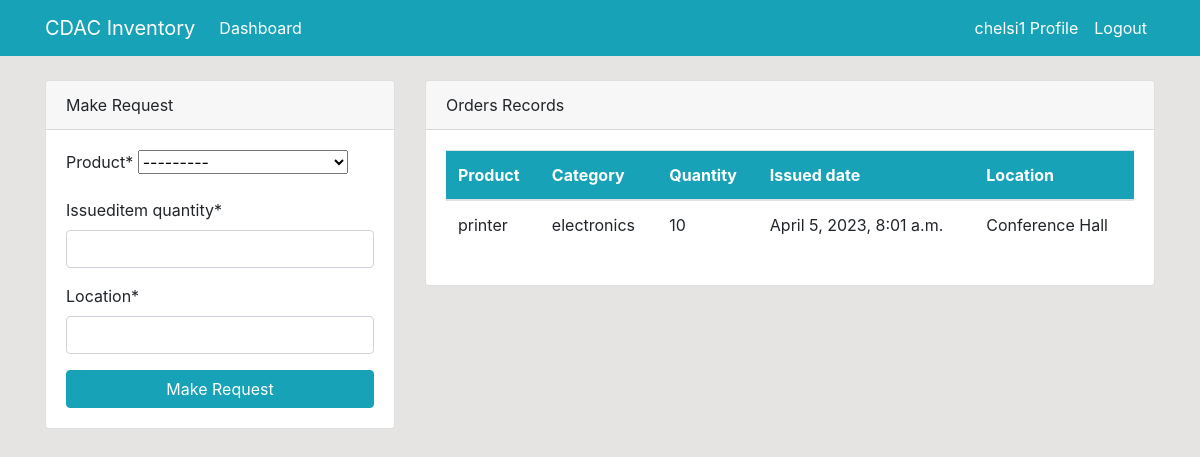
Page /dashboard/ (signed in) on the earlier database version.
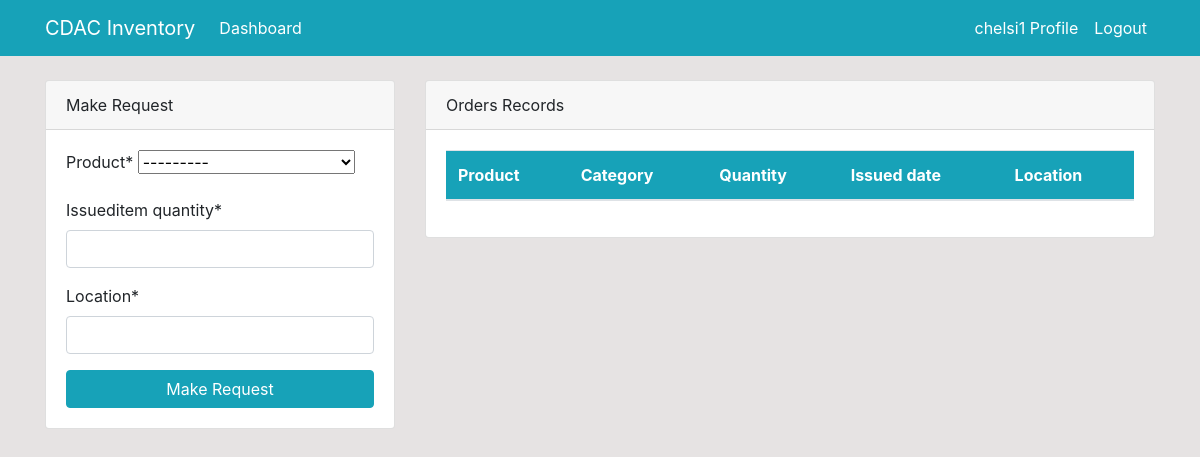
Same page on the later database version.
### dashboard/models.py (models this page shows, shortened)
class Issued_Items(models.Model):
    product=models.ForeignKey(Product,on_delete=models.CASCADE,null=True)
    staff=models.ForeignKey(User,models.CASCADE,null=True)
    issueditem_quantity=models.PositiveIntegerField(null=True)
    date=models.DateTimeField(auto_now_add=True)
    location=models.CharField(max_length=50,null=True)
    STATUS_CHOICES=(('Pending','Pending'),
                    ('Accepted','Accepted'),
                    ('Rejected','Rejected'),)
    status=models.CharField(max_length=10,choices=STATUS_CHOICES,default='Pending')
    is_accepted=models.BooleanField(default='False')
    class Meta:
        verbose_name_plural='Issued_Items'

class Product(models.Model):
    asset=models.CharField(max_length=30,null=True)
    sno=models.CharField(max_length=15,null=True)
    name=models.CharField(max_length=100,null=True)
    category=models.CharField(max_length=20,choices=category,null=True)
    quantity=models.PositiveIntegerField(null=True)
    model=models.CharField(max_length=300,null=True)
    barcode=models.ImageField(upload_to='images/',null=True)
    price=models.PositiveIntegerField(null=True)
    class Meta:
        verbose_name_plural='Product'
    def __str__(self) -> str:
        return f'{self.name}-{self.quantity}'

### dashboard/views.py (the view)
# urls.py: path('dashboard/',views.index,name='dashboardindex'),
@login_required
def index(request):
    issueditems=Issued_Items.objects.all()
    product=Product.objects.all()
    items_count = issueditems.count()
    product_count = product.count()
    workers_count =User.objects.all().count()
    if request.method=='POST':
        emailform=sendemailform(request.POST)
        if emailform.is_valid():
            name=emailform.cleaned_data['title']
            toemail=emailform.cleaned_data['empemail']
            message=emailform.cleaned_data['message']
            send_mail(name,message,'settings.EMAIL_HOST_USER',[toemail],fail_silently=False)
            return redirect('dashboardindex')
    else:
        emailform=sendemailform()
    if request.method=='POST':
         form=orderform(request.POST)
         if form.is_valid():
            instance=form.save(commit=False)
            instance.staff=request.user
            instance.save()
            return redirect('dashboardindex')
    else:
        form=orderform()
    context={
        'issueditems':issueditems,
        'form':form,
        'product':product,
        'product_count': product_count,
        'workers_count': workers_count,
        'items_count': items_count,
        'emailform':emailform,
    }
    return render(request,'dashboard/index.html',context)

### dashboard/forms.py
class orderform(forms.ModelForm):
    class Meta:
        model=Issued_Items
        fields=['product','issueditem_quantity','location']

class sendemailform(forms.Form):
    title=forms.CharField(label='Title',max_length=250)
    empemail=forms.EmailField(label='Email id of employee')
    message=forms.CharField(widget=forms.Textarea(attrs={"rows":2, "cols":25}))

### template/dashboard/index.html (shortened to what the changed rows need)
{% extends 'partials/base.html' %}
{% block content %}
{% if user.is_authenticated and user.is_staff and user.is_superuser %}
{% include 'partials/topnav.html'%}
<div class="container">
    <div class="row my-5">
        <div class="col-md-6">
            <div class="bg-white">
                <canvas id="myChart1" width="400" height="300"></canvas>
                <script>
                    var ctx = document.getElementById('myChart1').getContext('2d');
                    var myChart1 = new Chart(ctx, {
                        type: 'pie',
                        data: {
                            labels: [{% for issueditem in issueditems  %} {% if issueditem.is_accepted == True %} '{{ issueditem.product.name }}' ,{% endif %} {% endfor %}],
                            datasets: [{
                                label: 'Issued_Products',
                                data: [{% for issueditem in issueditems %} {% if issueditem.is_accepted == True %} {{issueditem.issueditem_quantity}} ,{% endif %} {% endfor %}],
                                backgroundColor: [
                                    'rgba(255, 99, 132, 1)',
                                    'rgba(54, 162, 235, 1)',
                                    'rgba(255, 206, 86, 1)',
                                    'rgba(75, 192, 192, 1)',
                                    'rgba(153, 102, 255, 1)',
                                    'rgba(25, 159, 64, 1)',
                                    'rgba(35, 99, 132, 1)',
                                    'rgba(34, 162, 235, 1)',
                                    'rgba(255, 206, 86, 1)',
                                    'rgba(75, 192, 192, 1)',
                                    'rgba(153, 102, 255, 1)',
                                    'rgba(255, 159, 64, 1)'
                                ],
                                borderColor: [
                                    'rgba(255, 99, 132, 1)',
                                    'rgba(54, 162, 235, 1)',
                                    'rgba(255, 206, 86, 1)',
                                    'rgba(75, 192, 192, 1)',
                                    'rgba(153, 102, 255, 1)',
                                    'rgba(255, 159, 64, 1)',
                                    'rgba(25, 159, 64, 1)',
                                    'rgba(35, 99, 132, 1)',
                                    'rgba(34, 162, 235, 1)',
                                    'rgba(255, 206, 86, 1)',
                                    'rgba(75, 192, 192, 1)',
                                    'rgba(153, 102, 255, 1)',
                                    'rgba(255, 159, 64, 1)'
                                ],
                                borderWidth: 1
                            }]
                        },
                        options: {
                            scales: {
                                yAxes: [{
                                    ticks: {
                                        beginAtZero: true
                                    }
                                }]
                            }
                        }
                    });
                </script>
            </div>
        </div>
        <div class="col-md-6">
            <div class="bg-white">
                <canvas id="myChart" width="400" height="300"></canvas>
                <script>
                    var ctx = document.getElementById('myChart').getContext('2d');
                    var myChart = new Chart(ctx, {
                        type: 'bar',
                        data: {
                            labels: [{% for product in product %} '{{product.name}}', {% endfor %}],
                    datasets: [{
                        label: 'Number of Products',
                        data: [{% for product in product %} {{ product.quantity }}, {% endfor %}],
                                backgroundColor: [
                                    'rgba(255, 99, 132, 1)',
                                    'rgba(54, 162, 235, 1)',
                                    'rgba(255, 206, 86, 1)',
                                    'rgba(75, 192, 192, 1)',
                                    'rgba(153, 102, 255, 1)',
                                    'rgba(255, 159, 64, 1)',
                                    'rgba(25, 159, 64, 1)',
                                    'rgba(35, 99, 132, 1)',
                                    'rgba(34, 162, 235, 1)',
                                    'rgba(255, 206, 86, 1)',
                                    'rgba(75, 192, 192, 1)',
                                    'rgba(153, 102, 255, 1)',
                                    'rgba(255, 159, 64, 1)'
                                ],
                                borderColor: [
                                    'rgba(255, 99, 132, 1)',
                                    'rgba(54, 162, 235, 1)',
                                    'rgba(255, 206, 86, 1)',
                                    'rgba(75, 192, 192, 1)',
                                    'rgba(153, 102, 255, 1)',
                                    'rgba(255, 159, 64, 1)',
                                    'rgba(25, 159, 64, 1)',
                                    'rgba(35, 99, 132, 1)',
                                    'rgba(34, 162, 235, 1)',
                                    'rgba(255, 206, 86, 1)',
                                    'rgba(75, 192, 192, 1)',
                                    'rgba(153, 102, 255, 1)',
                                    'rgba(255, 159, 64, 1)'
                                ],
                                borderWidth: 1
                            }]
                        },
                        options: {
                            scales: {
                                yAxes: [{
                                    ticks: {
                                        beginAtZero: true
                                    }
                                }]
                            }
                        }
                    });
                </script>
            </div>
        </div>
    </div>
</div>
{% else %}
{% include 'dashboard/staff_index.html' %}
{% endif %}
{% endblock %}

### template/dashboard/staff_index.html (shortened to what this page needs)
{% load crispy_forms_tags %}
<div class="container">
    <div class="row mt-4">
        <div class="col-md-4">
            <div class="card">
                <div class="card-header">
                    Make Request
                </div>
                <div class="card-body">
                    <form method="POST">
                        {{ form|crispy }}
                        <input class="btn btn-info btn-block" type="submit" value="Make Request" onclick="alert('Request sent successfully')">
                    </form>
                </div>
            </div>
        </div>
        <div class="col-md-8">
            <div class="card">
                <div class="card-header">
                    Orders Records
                </div>
                <div class="card-body">
                    <table class="table bg-white">
                        <thead class="bg-info text-white">
                            <tr>
                                <th scope="col">Product</th>
                                <th scope="col">Category</th>
                                <th scope="col">Quantity</th>
                                <th scope="col">Issued date</th>
                                <th scope="col">Location</th>
                            </tr>
                        </thead>
                        <tbody>
                            {% for issueditems in issueditems %}
                            {% if issueditems.staff == user %}
                            {% if issueditems.is_accepted == True %}
                            <tr>
                                <td>{{ issueditems.product.name }}</td>
                                <td>{{ issueditems.product.category }}</td>
                                <td>{{ issueditems.issueditem_quantity }}</td>
                                <td>{{ issueditems.date }}</td>
                                <td>{{ issueditems.location }}</td>
                            </tr>
                            {% endif %}
                            {% endif %}
                            {% endfor %}
                        </tbody>
                    </table>
                </div>
            </div>
        </div>
    </div>
</div>

Differences in the rows shown:
no longer on this page (row edited): Issued_Items: product.name "printer", product.category "electronics", issueditem_quantity "10", date "April 5, 2023, 8:01 a.m.", location "Conference Hall"
